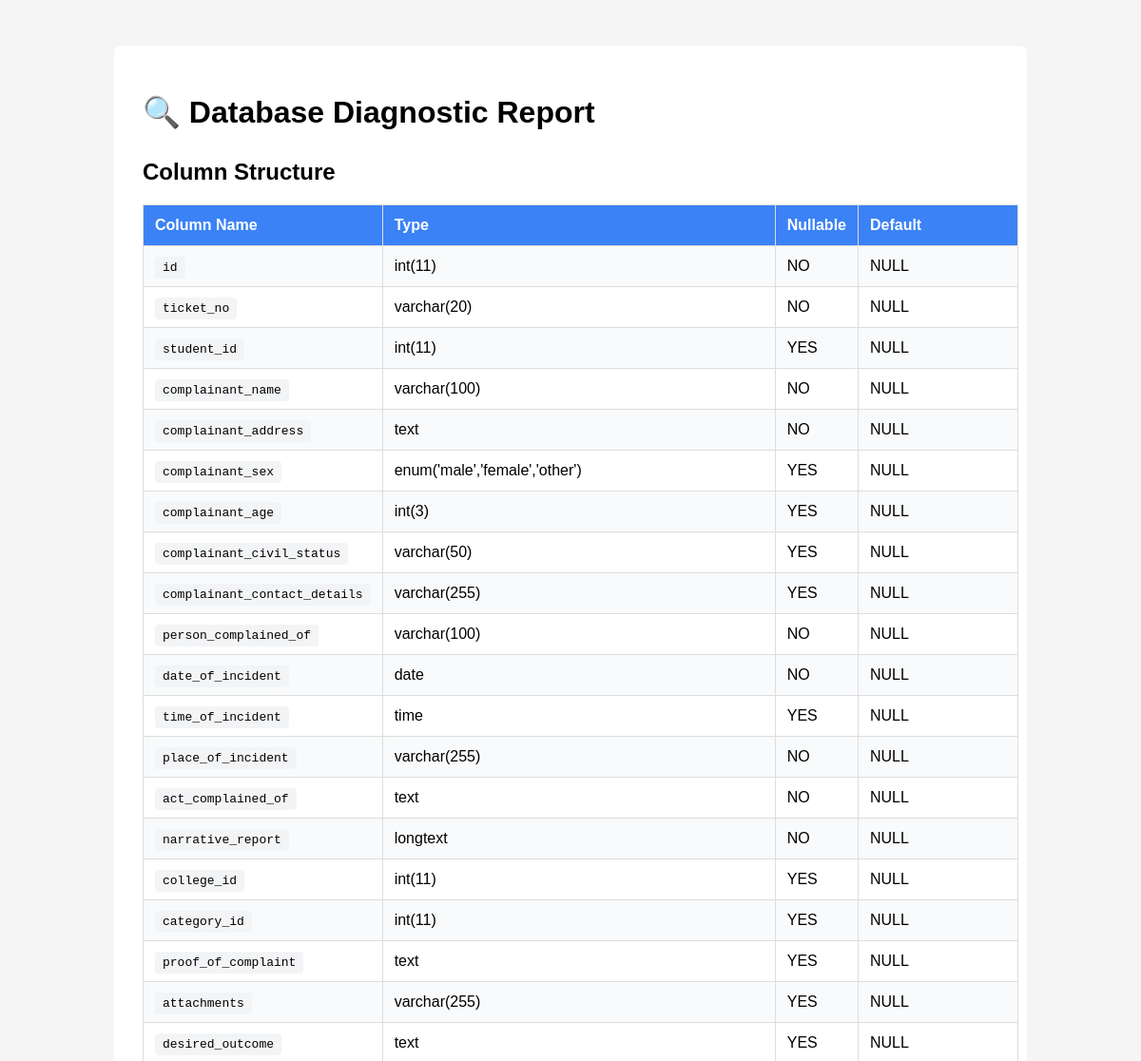
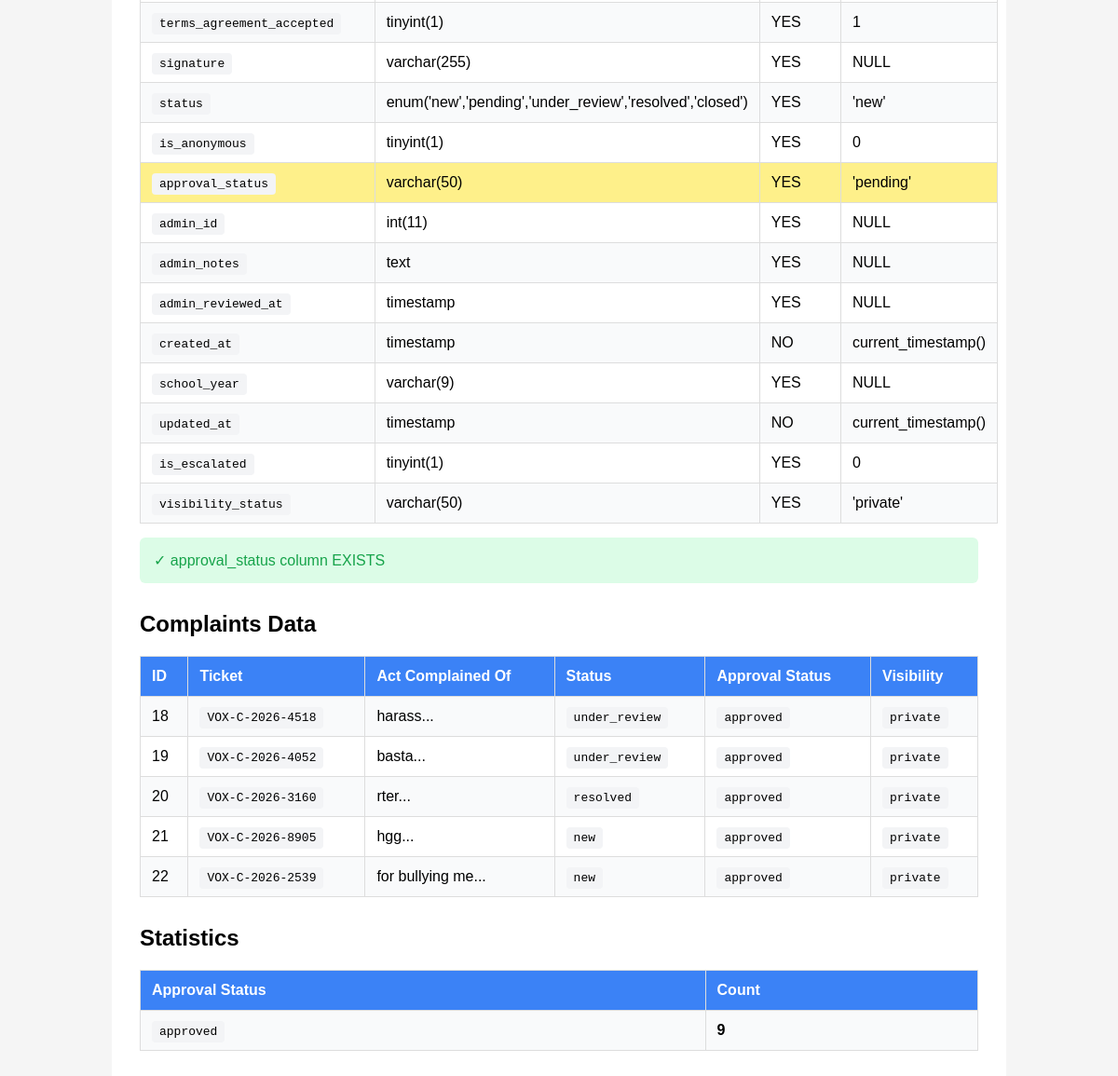
The page /Ui-main/diagnostic.php on the database its author committed (2 pictures, top to bottom).
### tables this page shows
CREATE TABLE `complaints` (
  `id` int(11) NOT NULL,
  `ticket_no` varchar(20) NOT NULL,
  `student_id` int(11) DEFAULT NULL,
  `complainant_name` varchar(100) NOT NULL,
  `complainant_address` text NOT NULL,
  `complainant_sex` enum('male','female','other') DEFAULT NULL,
  `complainant_age` int(3) DEFAULT NULL,
  `complainant_civil_status` varchar(50) DEFAULT NULL,
  `complainant_contact_details` varchar(255) DEFAULT NULL,
  `person_complained_of` varchar(100) NOT NULL,
  `date_of_incident` date NOT NULL,
  `time_of_incident` time DEFAULT NULL,
  `place_of_incident` varchar(255) NOT NULL,
  `act_complained_of` text NOT NULL,
  `narrative_report` longtext NOT NULL,
  `college_id` int(11) DEFAULT NULL,
  `category_id` int(11) DEFAULT NULL,
  `proof_of_complaint` text DEFAULT NULL,
  `attachments` varchar(255) DEFAULT NULL,
  `desired_outcome` text DEFAULT NULL,
  `terms_agreement_accepted` tinyint(1) DEFAULT 1,
  `signature` varchar(255) DEFAULT NULL,
  `status` enum('new','pending','under_review','resolved','closed') DEFAULT 'new',
  `is_anonymous` tinyint(1) DEFAULT 0,
  `approval_status` varchar(50) DEFAULT 'pending',
  `admin_id` int(11) DEFAULT NULL,
  `admin_notes` text DEFAULT NULL,
  `admin_reviewed_at` timestamp NULL DEFAULT NULL,
  `created_at` timestamp NOT NULL DEFAULT current_timestamp(),
  `school_year` varchar(9) DEFAULT NULL,
  `updated_at` timestamp NOT NULL DEFAULT current_timestamp() ON UPDATE current_timestamp(),
  `is_escalated` tinyint(1) DEFAULT 0,
  `visibility_status` varchar(50) DEFAULT 'private' COMMENT 'private, public'
);

### Ui-main/diagnostic.php (the view)
<?php
require 'db_connection.php';
echo "<!DOCTYPE html>
<html>
<head>
    <meta charset='UTF-8'>
    <title>Database Diagnostic</title>
    <style>
        body { font-family: Arial; padding: 40px; background: #f5f5f5; }
        .container { max-width: 900px; margin: 0 auto; background: white; padding: 30px; border-radius: 8px; }
        .section { margin: 30px 0; }
        .error { color: #dc2626; background: #fee2e2; padding: 15px; border-radius: 6px; }
        .success { color: #16a34a; background: #dcfce7; padding: 15px; border-radius: 6px; }
        .warning { color: #d97706; background: #fef3c7; padding: 15px; border-radius: 6px; }
        table { width: 100%; border-collapse: collapse; margin: 15px 0; }
        th, td { border: 1px solid #ddd; padding: 12px; text-align: left; }
        th { background: #3b82f6; color: white; }
        tr:nth-child(even) { background: #f9fafb; }
        code { background: #f3f4f6; padding: 4px 8px; border-radius: 4px; }
    </style>
</head>
<body>
    <div class='container'>
        <h1>🔍 Database Diagnostic Report</h1>";
try {
    echo "<div class='section'>";
    echo "<h2>Column Structure</h2>";
    $columnsSql = "SELECT COLUMN_NAME, COLUMN_TYPE, IS_NULLABLE, COLUMN_DEFAULT
                   FROM INFORMATION_SCHEMA.COLUMNS
                   WHERE TABLE_NAME='complaints' AND TABLE_SCHEMA=DATABASE()
                   ORDER BY ORDINAL_POSITION";
    $columnsStmt = $pdo->query($columnsSql);
    $columns = $columnsStmt->fetchAll(PDO::FETCH_ASSOC);
    if (count($columns) > 0) {
        echo "<table><tr><th>Column Name</th><th>Type</th><th>Nullable</th><th>Default</th></tr>";
        foreach ($columns as $col) {
            $hasApproval = strpos($col['COLUMN_NAME'], 'approval') !== false;
            $class = $hasApproval ? 'style="background: #fef08a;"' : '';
            echo "<tr $class>";
            echo "<td><code>" . $col['COLUMN_NAME'] . "</code></td>";
            echo "<td>" . $col['COLUMN_TYPE'] . "</td>";
            echo "<td>" . $col['IS_NULLABLE'] . "</td>";
            echo "<td>" . ($col['COLUMN_DEFAULT'] ?? 'NULL') . "</td>";
            echo "</tr>";
        }
        echo "</table>";
    }
    $approvalCheckSql = "SELECT COLUMN_NAME FROM INFORMATION_SCHEMA.COLUMNS
                        WHERE TABLE_NAME='complaints'
                        AND COLUMN_NAME='approval_status'
                        AND TABLE_SCHEMA=DATABASE()";
    $approvalCheckStmt = $pdo->query($approvalCheckSql);
    if ($approvalCheckStmt->rowCount() > 0) {
        echo "<div class='success'>✓ approval_status column EXISTS</div>";
    } else {
        echo "<div class='error'>✗ approval_status column MISSING - Need to add it!</div>";
    }
    echo "</div>";
    echo "<div class='section'>";
    echo "<h2>Complaints Data</h2>";
    $dataStmt = $pdo->query("SELECT id, ticket_no, act_complained_of, status, approval_status, visibility_status FROM complaints LIMIT 5");
    $data = $dataStmt->fetchAll(PDO::FETCH_ASSOC);
    if (count($data) > 0) {
        echo "<table>";
        echo "<tr><th>ID</th><th>Ticket</th><th>Act Complained Of</th><th>Status</th><th>Approval Status</th><th>Visibility</th></tr>";
        foreach ($data as $row) {
            echo "<tr>";
            echo "<td>" . $row['id'] . "</td>";
            echo "<td><code>" . $row['ticket_no'] . "</code></td>";
            echo "<td>" . substr($row['act_complained_of'], 0, 20) . "...</td>";
            echo "<td><code>" . $row['status'] . "</code></td>";
            echo "<td><code>" . ($row['approval_status'] ?? 'NULL') . "</code></td>";
            echo "<td><code>" . ($row['visibility_status'] ?? 'NULL') . "</code></td>";
            echo "</tr>";
        }
        echo "</table>";
    }
    echo "<div class='section'>";
    echo "<h2>Statistics</h2>";
    $statsStmt = $pdo->query("SELECT
                              approval_status,
                              COUNT(*) as count
                              FROM complaints
                              GROUP BY approval_status");
    $stats = $statsStmt->fetchAll(PDO::FETCH_ASSOC);
    echo "<table>";
    echo "<tr><th>Approval Status</th><th>Count</th></tr>";
    foreach ($stats as $stat) {
        echo "<tr>";
        echo "<td><code>" . ($stat['approval_status'] ?? 'NULL') . "</code></td>";
        echo "<td><strong>" . $stat['count'] . "</strong></td>";
        echo "</tr>";
    }
    echo "</table>";
    echo "</div>";
} catch (Exception $e) {
    echo "<div class='error'>Database Error: " . $e->getMessage() . "</div>";
}
echo "</div></body></html>";
?>

### Ui-main/diagnostic.php (style rules this page uses)
body { font-family: Arial; padding: 40px; background: #f5f5f5; }
.container { max-width: 900px; margin: 0 auto; background: white; padding: 30px; border-radius: 8px; }
.section { margin: 30px 0; }
.success { color: #16a34a; background: #dcfce7; padding: 15px; border-radius: 6px; }
table { width: 100%; border-collapse: collapse; margin: 15px 0; }
th, td { border: 1px solid #ddd; padding: 12px; text-align: left; }
th { background: #3b82f6; color: white; }
tr:nth-child(even) { background: #f9fafb; }
code { background: #f3f4f6; padding: 4px 8px; border-radius: 4px; }

### rows shown on the page
complaints: id "18", ticket_no "VOX-C-2026-4518", act_complained_of "harass", status "under_review", approval_status "approved", visibility_status "private"
complaints: id "19", ticket_no "VOX-C-2026-4052", act_complained_of "basta", status "under_review", approval_status "approved", visibility_status "private"
complaints: id "20", ticket_no "VOX-C-2026-3160", act_complained_of "rter", status "resolved", approval_status "approved", visibility_status "private"
complaints: id "21", ticket_no "VOX-C-2026-8905", act_complained_of "hgg", status "new", approval_status "approved", visibility_status "private"
complaints: id "22", ticket_no "VOX-C-2026-2539", act_complained_of "for bullying me", status "new", approval_status "approved", visibility_status "private"

### other values the page prints
$col['COLUMN_NAME'] "id"
$col['COLUMN_TYPE'] "int(11)"
$col['IS_NULLABLE'] "NO"
$col['COLUMN_DEFAULT'] "NULL"
$col['COLUMN_NAME'] "ticket_no"
$col['COLUMN_TYPE'] "varchar(20)"
$col['COLUMN_NAME'] "student_id"
$col['IS_NULLABLE'] "YES"
$col['COLUMN_NAME'] "complainant_name"
$col['COLUMN_TYPE'] "varchar(100)"
$col['COLUMN_NAME'] "complainant_address"
$col['COLUMN_TYPE'] "text"
$col['COLUMN_NAME'] "complainant_sex"
$col['COLUMN_TYPE'] "enum('male','female','other')"
$col['COLUMN_NAME'] "complainant_age"
